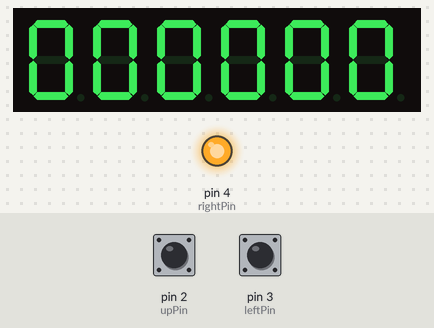
A sketch run on a simulated Arduino Leonardo, built with avr-gcc and run on an emulated ATmega32U4. On the bench: 6-digit seven-segment display, output pins drawn as LEDs (lit = HIGH). Wiring (inferred from the names in the program): 6-digit 7-segment display, segments lit when LOW: segments pin 7, pin 15, pin 16, pin 14, pin 8, pin 9, pin 10; digit selects pin 20, pin 19, pin 18, pin 1, pin 0, pin 21. The test bench sets the inputs (shaded band); at power-on: pin 2 (upPin) HIGH, pin 3 (leftPin) HIGH. The segment pins are drawn as the display they are named for; USB keyboard and mouse output is not drawn; pins used as bus, display or sensor lines are not drawn.

Above: at 1.2 s.
1.3 s: pin 2 (upPin) pulled LOW for 0.15 s
At 2.0 s:
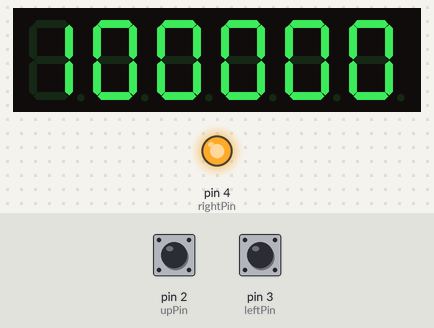
2.9 s: pin 2 (upPin) pulled LOW for 1 s
At 3.3 s:
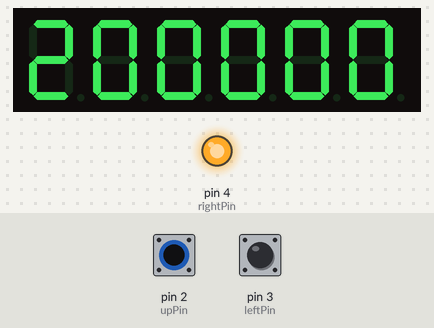
Timing chart, 0 to 5.9 s (numbered marks = the images above; inputs shaded):
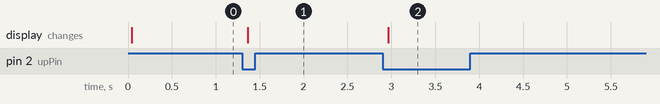

Measured:
- after the input at 1.3 s, the display: changes after 0.06 s (image 1)
- after the input at 2.9 s, the display: changes after 0.06 s (image 2)

The sketch:

VeloTourisme.ino
```cpp
#include "Keyboard.h"

// Mapping arrowkeys to navigate in street view
const int upPin = 2;   // KEY_UP_ARROW
const int leftPin = 3; // KEY_LEFT_ARROW
const int rightPin = 4;// KEY_RIGHT_ARROW
const int pullupPin = 4;// supply vcc

boolean upState = false;
boolean leftState = false;
boolean rightState = false;

int cycles=0;
int pause=0;

void setup() {
  pinMode(upPin, INPUT_PULLUP);
  pinMode(leftPin, INPUT_PULLUP);
  pinMode(rightPin, INPUT_PULLUP);
  pinMode(pullupPin, OUTPUT);

  digitalWrite(pullupPin, HIGH);

  afficheurSetup();
  Keyboard.begin();
}

void loop() {
  boolean state;

  Keyboard.release(KEY_UP_ARROW);
  state = !digitalRead(upPin);
  if (!upState && state) {
    Keyboard.press(KEY_UP_ARROW);
    upState = true;
    cycles++;
    pause=0;
  }
  if (!state) {
    upState = false;
  }


  state = !digitalRead(leftPin);
  if (!leftState && state) {
    Keyboard.press(KEY_LEFT_ARROW);
    leftState = true;
  }

  if (!state) {
    Keyboard.release(KEY_LEFT_ARROW);
    leftState = false;
  }

  state = !digitalRead(rightPin);
  if (!rightState && state) {
    Keyboard.press(KEY_RIGHT_ARROW);
    rightState = true;
  }

  if (!state) {
    Keyboard.release(KEY_RIGHT_ARROW);
    rightState = false;
  }

  // Rénitialisation automaitque après ~10 secondes
  if(pause++ > 1000) {
    cycles=0;
    pause=0;
  }

  displayNumber(cycles);
  refreshDisplay();
}
```

Afficheur6Digits.ino
```cpp
#define DIGITS 6
#define SEGMENTS 7
#define SEGMENT_ON LOW
#define DIGIT_ON HIGH

const uint8_t digitCommonPins[DIGITS] = { // Right to left
  20,
  19,
  18,
  1,
  0,
  21
};

const uint8_t displayPins[SEGMENTS] = {
  7, //A
  15,//B
  16,//C
  14,//D
  8, //E
  9, //F
  10 //G
};

const byte font[] = {
  B00111111,  // 0
  B00000110,  // 1
  B01011011,  // 2
  B01001111,  // 3
  B01100110,  // 4
  B01101101,  // 5
  B01111101,  // 6
  B00000111,  // 7
  B01111111,  // 8
  B01101111   // 9
};

byte values[6]; //

void afficheurSetup() {
  for (byte digit = 0; digit < DIGITS; digit++) {
    pinMode(digitCommonPins[digit], OUTPUT);

    for (byte segment = 0; segment < SEGMENTS; segment++) {
      pinMode(displayPins[segment], OUTPUT);
    }
  }
}

void afficheSegment(byte targetDigit) {
  for (byte digit = 0; digit < DIGITS; digit++) {
    digitalWrite(digitCommonPins[digit], !DIGIT_ON);

    if (digit == targetDigit) {
      byte segments = font[values[digit]];

      for (byte segment = 0; segment < SEGMENTS; segment++) {
        if (segments & B00000001) {
          digitalWrite(displayPins[segment], SEGMENT_ON);
        }
        else {
          digitalWrite(displayPins[segment], !SEGMENT_ON);
        }
        segments >>= 1;
      }
      digitalWrite(digitCommonPins[digit], DIGIT_ON);
    }
  }
}

void refreshDisplay(){
    for (byte activeDigit = 0; activeDigit < DIGITS; activeDigit++) {
    afficheSegment(activeDigit);
    delay(3);
  }
}

void displayNumber(int number){
  int n=number;
  for (byte activeDigit = 0; activeDigit < DIGITS; activeDigit++) {
    values[activeDigit]=n%10;
    n/=10;
  }
}
```
